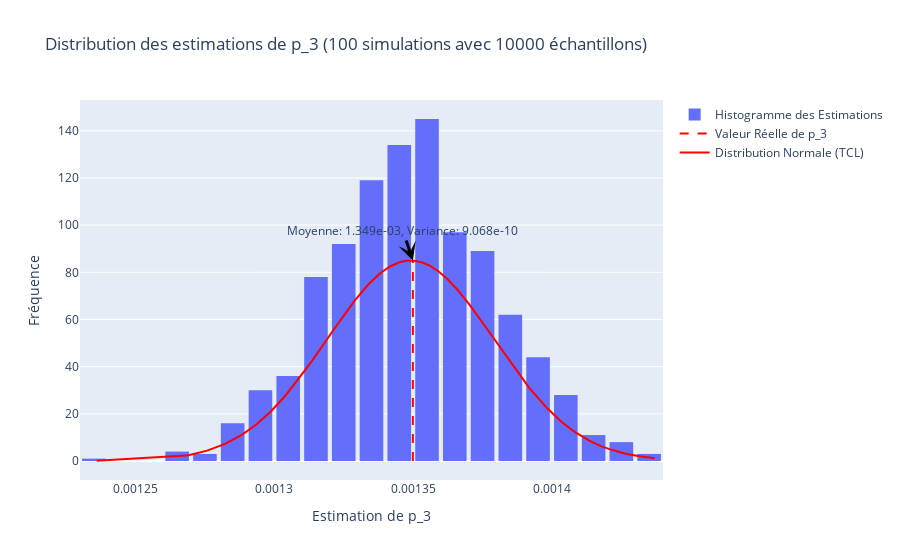

The code cell stored with this chart in its notebook:
### Markdown cell above
> $\mathbb{P}(X > 3)$ pour $X \sim \mathcal{N}(4,1)$ se réécrit: $ \int_{3}^{+\infty} \frac{1}{\sqrt{2\pi}} e^{-\frac{x^2}{2}} dx $     
>
> ou encore   $ \int_{-\infty}^{+\infty} h(x)p(x) dx $ avec $  p(x)=\frac{1}{\sqrt{2\pi}} e^{-\frac{(x-4)^2}{2}}$ et $h(x)=\chi_{\{X > 3\}}(x) e^{(-4x+8)} .$
>
> L'estimateur classique de Monte-Carlo est alors:
>
> $\hat{I}_{MC} = \frac{1}{N_s} \sum_{i=1}^{N_s} h(x^{(i)})= \frac{1}{N_s} \sum_{i=1}^{N_s} \chi_{\{X > 3\}}(x^{(i)}) e^{(-4x^{(i)}+8)}$

### Code cell
N=10000
n=1000
def estimate_p_3_bis(num_samples):
    x=np.random.normal(4,1,num_samples)
    y=[np.exp(-4*i+8) if i>3 else 0 for i in x]
    return np.mean(y)

estimates=[estimate_p_3_bis(N) for _ in range(n)]
mean_estimate=np.mean(estimates)
variance_estimate=np.var(estimates)
reel_value=1-norm.cdf(3)
normal_distribution=norm.pdf(sorted(estimates),mean_estimate,np.sqrt(variance_estimate))
normal_distribution=normal_distribution/max(normal_distribution)*max(np.histogram(estimates,bins=40)[0])
fig=go.Figure()
fig.add_trace(go.Histogram(x=estimates,nbinsx=40,opacity=1,name='Histogramme des Estimations'))
fig.add_trace(go.Scatter(x=[reel_value,reel_value],y=[0,max(normal_distribution)],mode='lines',line=dict(color='red',dash='dash'),name='Valeur Réelle de p_3'))
fig.add_trace(go.Scatter(x=sorted(estimates),y=normal_distribution,mode='lines',line=dict(color='red'),name='Distribution Normale (TCL)'))
fig.add_annotation(
    x=reel_value,
    y=max(normal_distribution),
    text=f"Moyenne: {mean_estimate:.3e}, Variance: {variance_estimate:.3e}",
    showarrow=True,
    arrowwidth=3,
    arrowhead=3,
    arrowcolor="black",
    font_size=12
)
fig.update_layout(
    title='Distribution des estimations de p_3 (100 simulations avec 10000 échantillons)',
    xaxis_title='Estimation de p_3',
    yaxis_title='Fréquence',
    bargap=0.15
)
fig.show()
print('Estimation de p_3 : {:.3e}'.format(mean_estimate))
print('Variance de l\'estimation de p_3 : {:.3e}'.format(variance_estimate))
var2=variance_estimate

### Figure 1 — Plotly figure (JSON) as saved in the notebook; plotly's stock layout.template omitted (floating-point values rounded to 4 significant figures; data arrays with more than 128 entries replaced by an {"elided": "..."} marker saying what was removed)
{"data": [{"name": "Histogramme des Estimations", "nbinsx": 40, "opacity": 1, "type": "histogram", "x": {"elided": "1000 float values"}}, {"line": {"color": "red", "dash": "dash"}, "mode": "lines", "name": "Valeur Réelle de p_3", "type": "scatter", "x": [0.00135, 0.00135], "y": [0, 85]}, {"line": {"color": "red"}, "mode": "lines", "name": "Distribution Normale (TCL)", "type": "scatter", "x": {"elided": "1000 float values"}, "y": {"elided": "1000 float values"}}], "layout": {"annotations": [{"arrowcolor": "black", "arrowhead": 3, "arrowwidth": 3, "font": {"size": 12}, "showarrow": true, "text": "Moyenne: 1.349e-03, Variance: 9.068e-10", "x": 0.00135, "y": 85}], "bargap": 0.15, "title": {"text": "Distribution des estimations de p_3 (100 simulations avec 10000 échantillons)"}, "xaxis": {"title": {"text": "Estimation de p_3"}}, "yaxis": {"title": {"text": "Fréquence"}}}}
